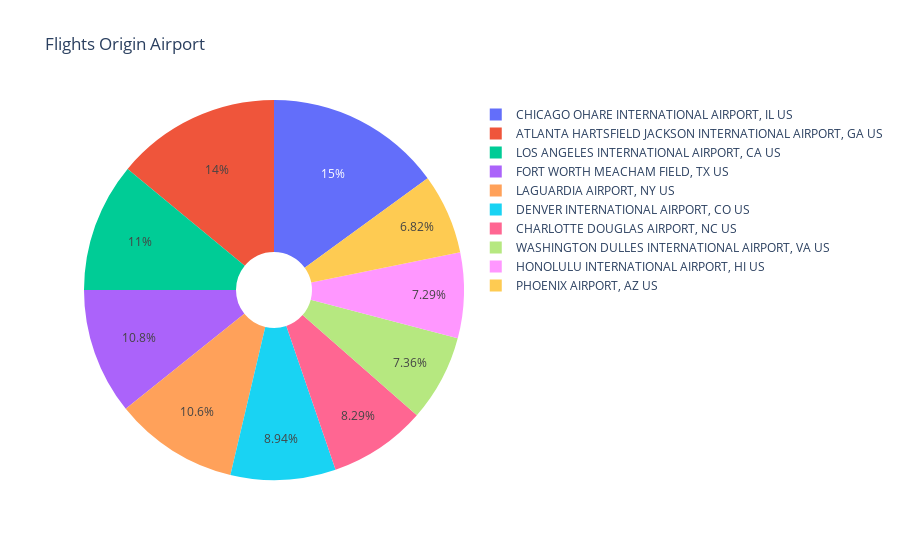

Notebook code cell kept with this figure:
### Markdown cell above
# EDA

### Code cell
# plotting departure airports for better visualization

# colors = sns.color_palette("colorblind", len(years))
colors = pal

df_airport = df['ORIGIN_AIRPORT_NAME'].value_counts()[:10]
label = df_airport.index
size = df_airport.values

trace = go.Pie(labels=label, values=size, marker=dict(colors=colors),hole = .2)

data = [trace]
layout = go.Layout(
    title='Flights Origin Airport'
)

fig = go.Figure(data=data, layout=layout)
py.iplot(fig)

### Figure 1 — Plotly figure (JSON) as saved in the notebook; plotly's stock layout.template omitted (floating-point values rounded to 4 significant figures)
{"data": [{"hole": 0.2, "labels": ["CHICAGO OHARE INTERNATIONAL AIRPORT, IL US", "ATLANTA HARTSFIELD JACKSON INTERNATIONAL AIRPORT, GA US", "LOS ANGELES INTERNATIONAL AIRPORT, CA US", "FORT WORTH MEACHAM FIELD, TX US", "LAGUARDIA AIRPORT, NY US", "DENVER INTERNATIONAL AIRPORT, CO US", "CHARLOTTE DOUGLAS AIRPORT, NC US", "WASHINGTON DULLES INTERNATIONAL AIRPORT, VA US", "HONOLULU INTERNATIONAL AIRPORT, HI US", "PHOENIX AIRPORT, AZ US"], "marker": {"colors": [[0.1216, 0.4667, 0.7059], [1, 0.498, 0.0549], [0.1725, 0.6275, 0.1725], [0.8392, 0.1529, 0.1569], [0.5804, 0.4039, 0.7412], [0.549, 0.3373, 0.2941], [0.8902, 0.4667, 0.7608], [0.498, 0.498, 0.498], [0.7373, 0.7412, 0.1333], [0.0902, 0.7451, 0.8118]]}, "type": "pie", "values": [533869, 498732, 391619, 383408, 376121, 318490, 295284, 262277, 259522, 243088]}], "layout": {"title": {"text": "Flights Origin Airport"}}}
